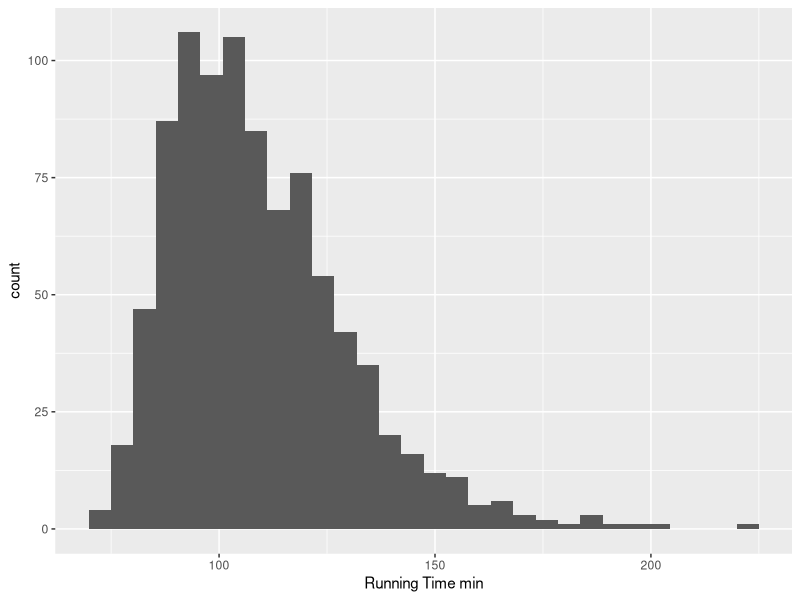
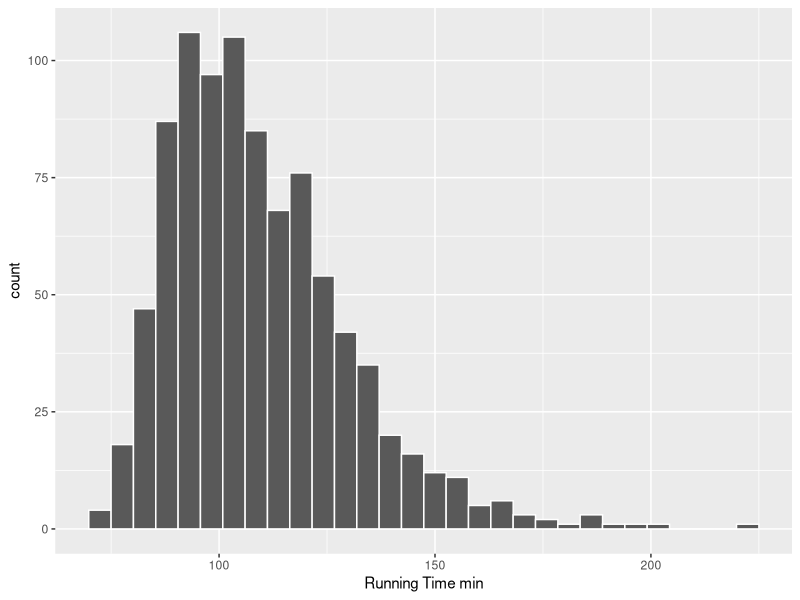
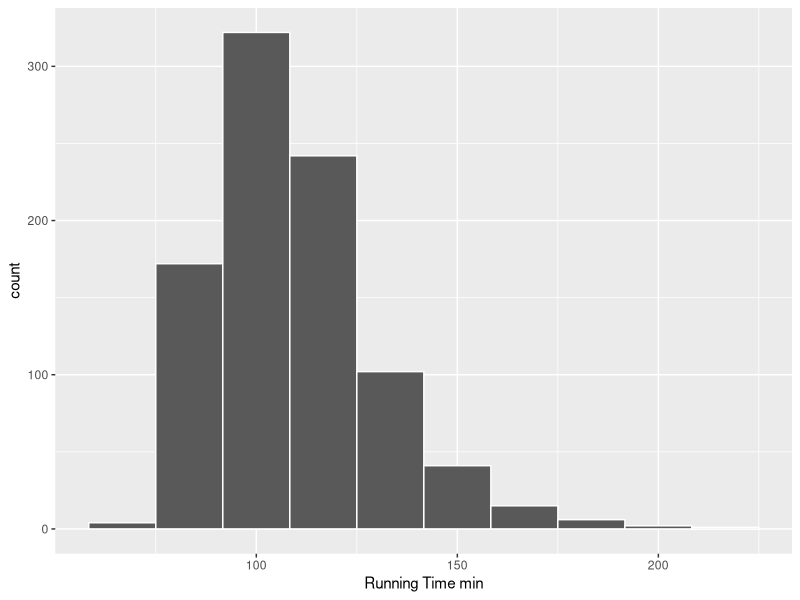
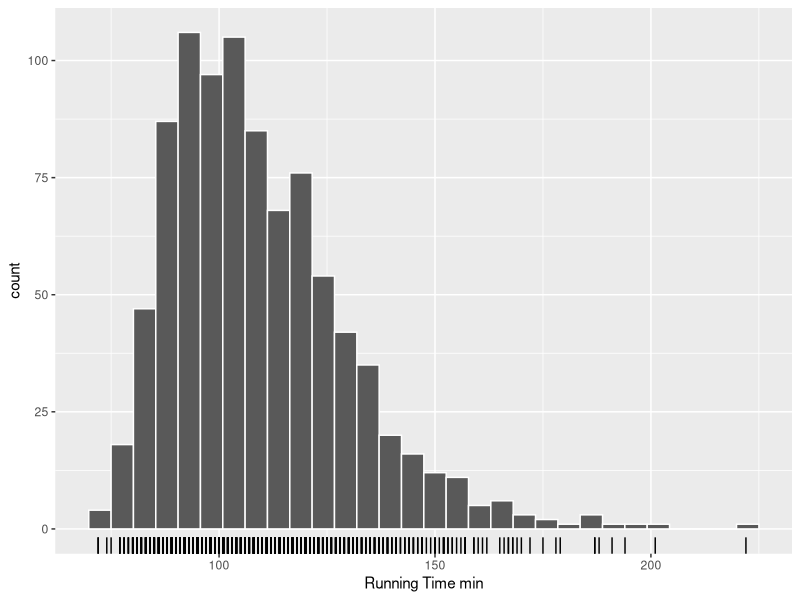
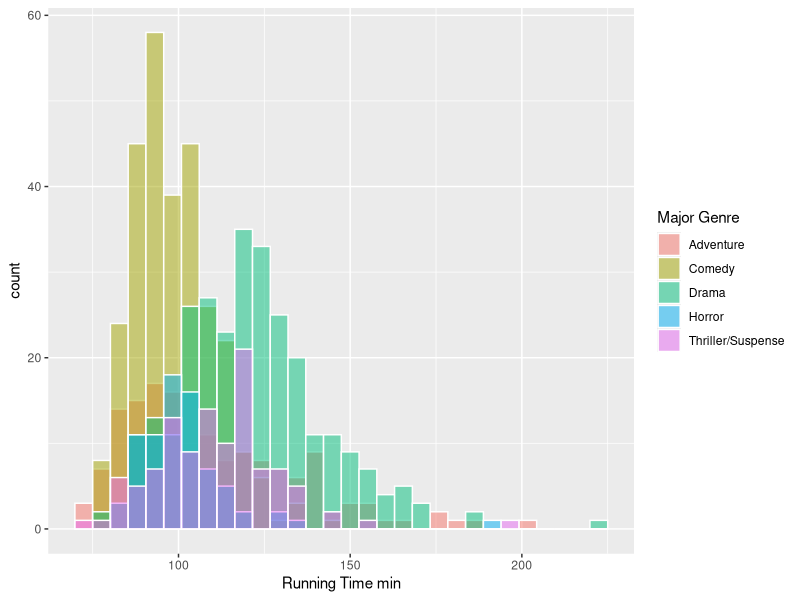
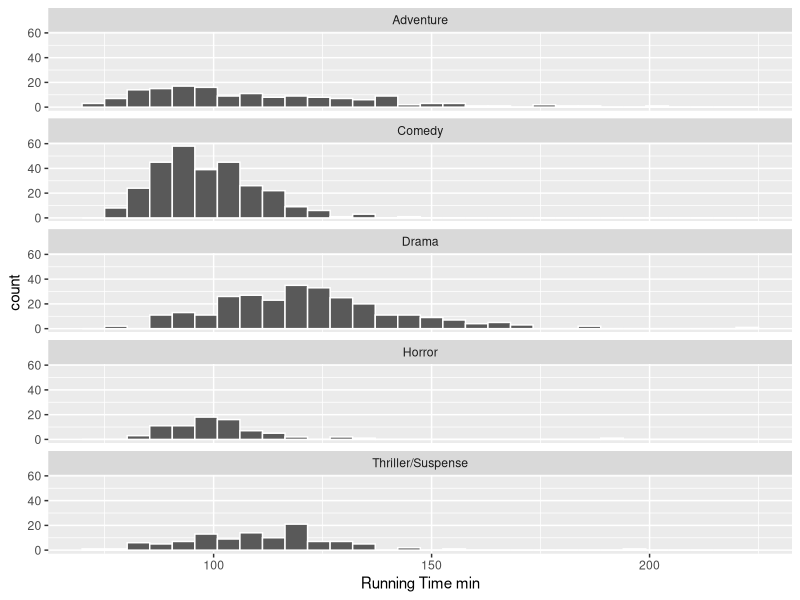

Write the R code that produced these figures, in order.
## ---- chunk 1
#| label: runtime-histogram-gg
#| message: false
library(ggplot2)

movies <- readr::read_csv('data/movies.csv')
ggplot(movies, aes(x= `Running Time min`)) +
    geom_bar(stat = "bin")
## ---- chunk 2
#| label: runtime-histogram-color-gg
#| message: false
library(ggplot2)

ggplot(movies, aes(x= `Running Time min`)) +
    geom_histogram(color = 'white')
## ---- chunk 3
#| label: runtime-histogram-bins-gg
#| message: false
ggplot(movies, aes(x= `Running Time min`)) +
    geom_histogram(bins = 10, color = 'white')
## ---- chunk 4
#| label: runtime-histogram-rug-gg
ggplot(movies, aes(x = `Running Time min`)) +
    geom_histogram(color = 'white') +
    geom_rug()
## ---- chunk 5
ggplot(movies, aes(x = `Running Time min`, fill = `Major Genre`)) +
   geom_histogram(color = 'white', position = 'identity', alpha = 0.5)
## ---- chunk 6
#| fig-height: 6
ggplot(movies, aes(x = `Running Time min`)) +
   geom_histogram(color = 'white') +
   facet_wrap(vars(`Major Genre`), ncol=1)
